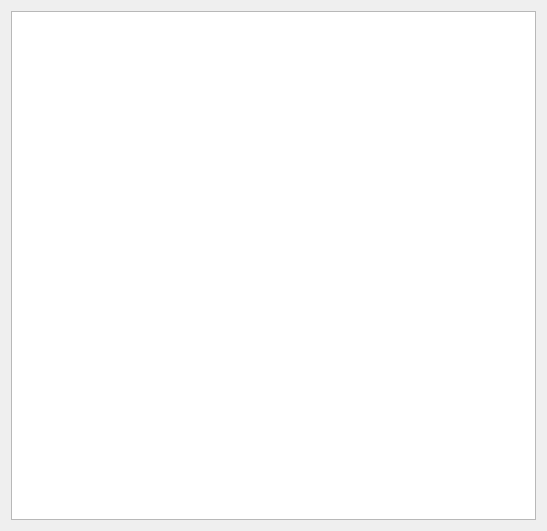
<?xml version="1.0" encoding="UTF-8"?>
<ui version="4.0">
 <class>DialogInfo</class>
 <widget class="QDialog" name="DialogInfo">
  <property name="geometry">
   <rect>
    <x>0</x>
    <y>0</y>
    <width>547</width>
    <height>531</height>
   </rect>
  </property>
  <property name="windowTitle">
   <string>HFF Survey - Info</string>
  </property>
  <layout class="QGridLayout" name="gridLayout">
   <item row="0" column="0">
    <widget class="QTextBrowser" name="textBrowser"/>
   </item>
  </layout>
 </widget>
 <resources>
  <include location="../../resources/resources.qrc"/>
 </resources>
 <connections/>
</ui>
